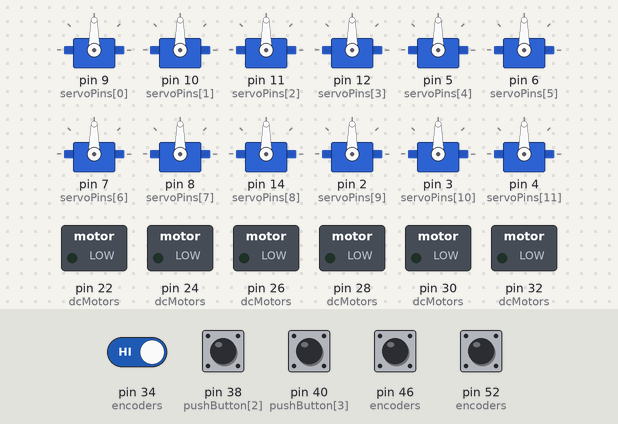
Recording of a sketch running on a simulated Arduino Mega 2560, built with avr-gcc and run on an emulated ATmega2560. Shown: 12 × servo, switched loads named in the sketch (green lamp = pin HIGH). The inputs (shaded band) are chosen by the test bench; at power-on: pin 34 (encoders), pin 38 (pushButton[2]), pin 40 (pushButton[3]), pin 46 (encoders), pin 52 (encoders) HIGH. Pins used as bus, display or sensor lines are not drawn; what the sketch prints to the serial monitor is not drawn.

Above: at 2.8 s.
2.9 s: pin 34 (encoders) driven LOW
Timing chart, 0 to 5.9 s (numbered marks = the images above; inputs shaded):
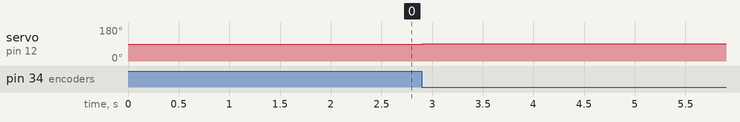

The sketch:

ROBO_Rotay.ino
```cpp
/*  ROBO I/O Board Test Sketch - Encoder only version
*   Hardware:
*   - Arduino MEGA
*   - ROBO I/O Board PCB
*   - Rotary encoders extension board
*  ROBO moves servos through:
*   - extension board rotaries (one selects which servo to move, the other servo position)
*  by Barito (updated april 2026)
*/

#include <Servo.h>

// ===================== CONFIG =====================

#define SERVO_COUNT 16
#define DC_MOTORS 2
#define STEPPERS_NUM 4
#define SENSORS_NUM 12
#define ENCODERS_NUM 2
#define BUTTONS_NUM 4
#define TRIM_NUM 2

int8_t servoSpeed[SERVO_COUNT];

// ===================== SERVOS =====================

Servo servos[SERVO_COUNT];

const uint8_t servoPins[SERVO_COUNT] = {
  9, 10, 11, 12,
  5, 6, 7, 8,
  14, 2, 3, 4,
  18, 17, 16, 15
};

int16_t servoPosition[SERVO_COUNT];
int16_t lastPosition[SERVO_COUNT];

// solo servo usati
const uint8_t activeServoMap[] = {3, 7, 11, 15};
#define ACTIVE_SERVO_COUNT (sizeof(activeServoMap)/sizeof(activeServoMap[0]))

int16_t selectedServo = 0;

// ===================== DC MOTORS =====================

struct DCMotor {
  uint8_t IN1Pin;
  uint8_t IN2Pin;
  uint8_t PWMPin;
};

DCMotor dcMotors[DC_MOTORS] = {
  {26, 24, 22},
  {28, 30, 32}
};

// ===================== STEPPERS =====================

struct StepperMotor {
  uint8_t stepPin;
  uint8_t dirPin;
  uint8_t enablePin;
};

StepperMotor steppers[STEPPERS_NUM] = {
  {25, 27, 23},
  {33, 35, 23},
  {29, 31, 23},
  {37, 39, 23}
};

// ===================== SENSORS =====================

struct Sensor {
  uint8_t pin;
  uint8_t mode;
};

Sensor sensors[SENSORS_NUM] = {
  {A2, INPUT},
  {A3, INPUT},
  {A4, INPUT},
  {A5, INPUT},
  {A6, INPUT},
  {A7, INPUT},
  {41, INPUT},
  {43, INPUT},
  {45, INPUT},
  {47, INPUT},
  {49, INPUT},
  {51, INPUT}
};

// ===================== ENCODERS =====================

struct Encoder {
  uint8_t pinA;
  uint8_t pinB;
};

Encoder encoders[ENCODERS_NUM] = {
  {52, 48},
  {34, 46}
};

int8_t lastA[ENCODERS_NUM];

// ===================== BUTTONS =====================

uint8_t pushButton[BUTTONS_NUM] = {36, 50, 38, 40};

// ===================== TRIMMERS =====================

uint8_t trimmer[TRIM_NUM] = {A9, A8};

// ===================== EXT =====================

uint8_t EXTpin = 44;

// ===================== BUTTON READ =====================

bool Button_Read(uint8_t idx) {
  const unsigned long debounceDelay = 50;

  static uint8_t lastReading[BUTTONS_NUM] = {HIGH};
  static uint8_t stableState[BUTTONS_NUM] = {HIGH};
  static unsigned long lastDebounceTime[BUTTONS_NUM] = {0};

  uint8_t reading = digitalRead(pushButton[idx]);

  if (reading != lastReading[idx]) {
    lastDebounceTime[idx] = millis();
  }

  if ((millis() - lastDebounceTime[idx]) > debounceDelay) {
    if (reading != stableState[idx]) {
      stableState[idx] = reading;

      if (stableState[idx] == LOW) {
        lastReading[idx] = reading;
        return true;
      }
    }
  }

  lastReading[idx] = reading;
  return false;
}

// ===================== SETUP =====================

void setup() {

  // SERVOS
  for (int i = 0; i < SERVO_COUNT; i++) {
    servos[i].attach(servoPins[i]);
    servoPosition[i] = 90;
    lastPosition[i] = 90;
    servos[i].write(90);
    delay(100);
  }

  // DC MOTORS
  for (int i = 0; i < DC_MOTORS; i++) {
    pinMode(dcMotors[i].IN1Pin, OUTPUT);
    pinMode(dcMotors[i].IN2Pin, OUTPUT);
    pinMode(dcMotors[i].PWMPin, OUTPUT);
  }

  // STEPPERS
  for (int i = 0; i < STEPPERS_NUM; i++) {
    pinMode(steppers[i].stepPin, OUTPUT);
    pinMode(steppers[i].dirPin, OUTPUT);
    pinMode(steppers[i].enablePin, OUTPUT);
    digitalWrite(steppers[i].enablePin, HIGH);
  }

  // SENSORS
  for (int i = 0; i < SENSORS_NUM; i++) {
    pinMode(sensors[i].pin, sensors[i].mode);
  }

  // ENCODERS
  for (int i = 0; i < ENCODERS_NUM; i++) {
    pinMode(encoders[i].pinA, INPUT_PULLUP);
    pinMode(encoders[i].pinB, INPUT_PULLUP);
    lastA[i] = digitalRead(encoders[i].pinA);
  }

  // BUTTONS
  for (int i = 0; i < BUTTONS_NUM; i++) {
    pinMode(pushButton[i], INPUT_PULLUP);
  }

  Serial.begin(115200);
  Serial.println("Encoder mode - Serial debug only");
}

// ===================== LOOP =====================

void loop() {

  // ===================== ENCODER CONTROL =====================
  updateEncoder(0, selectedServo);
  selectedServo = constrain(selectedServo, 0, ACTIVE_SERVO_COUNT - 1);

  int realServo = activeServoMap[selectedServo];

  updateEncoder(1, servoPosition[realServo]);
  servoPosition[realServo] = constrain(servoPosition[realServo], 0, 180);

  // BUTTONS
  if (Button_Read(2)) { // LEFT BUTTON on extension board
    servoPosition[realServo] = 90;
  }
  if (Button_Read(3)) { // RIGHT BUTTON on extension board
    for (int i = 0; i < SERVO_COUNT; i++) {
      servoPosition[i] = 90;
    }
  }

  // ===================== TIME BASED MOTION =====================
  unsigned long now = millis();

  for (int i = 0; i < SERVO_COUNT; i++) {

    if (servoPosition[i] == lastPosition[i]) continue;

    int speed = servoSpeed[i];
    if (speed <= 0) speed = 1;

    // intervallo dinamico (più speed = più veloce)
    unsigned long interval = 20 / speed;
    if (interval < 1) interval = 1;

    static unsigned long lastUpdate[SERVO_COUNT] = {0};

    if (now - lastUpdate[i] < interval) continue;

    lastUpdate[i] = now;

    // movimento graduale verso target
    if (servoPosition[i] > lastPosition[i]) {
      lastPosition[i]++;
    } else if (servoPosition[i] < lastPosition[i]) {
      lastPosition[i]--;
    }

    servos[i].write(lastPosition[i]);
  }

  // ===================== DEBUG =====================
  Debug(realServo);
  delay(100); // piccolo delay per evitare spam seriale
}

// ===================== ENCODER =====================

void updateEncoder(int idx, int &value) {
  int8_t currentA = digitalRead(encoders[idx].pinA);

  if (lastA[idx] == HIGH && currentA == LOW) {
    if (digitalRead(encoders[idx].pinB) == HIGH) {
      value++;
    } else {
      value--;
    }
  }

  lastA[idx] = currentA;
}

// ===================== DEBUG =====================

void Debug(int servo) {
  Serial.print("Servo pin: ");
  Serial.print(servoPins[servo]);
  Serial.print("  Pos: ");
  Serial.println(servoPosition[servo]);
}
```

Measured:
- after the input at 2.9 s, servo on pin 12 (servoPins[3]): 90° → 91° at once
